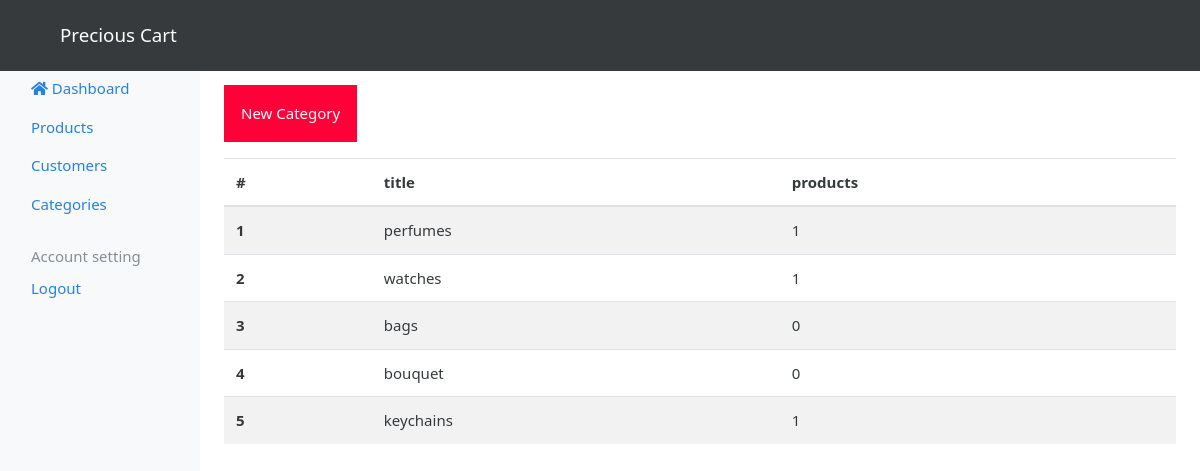
Before: /admin/category.php (signed in) with the older database file.
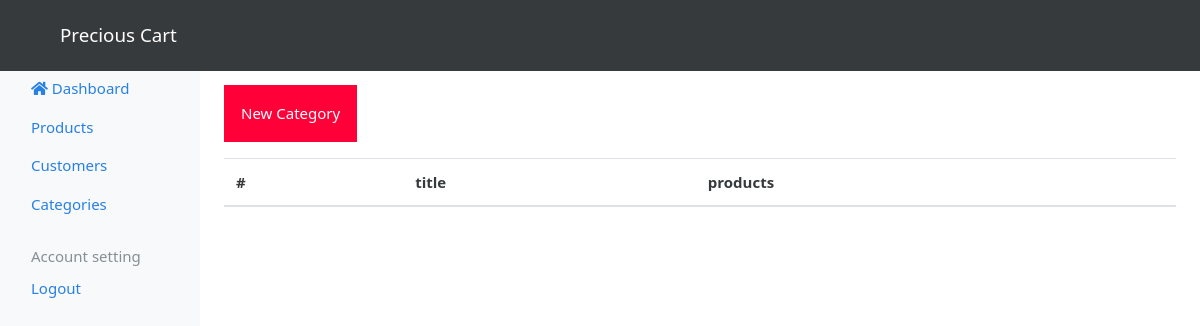
After: the same page with the newer database file.
### tables this page shows
CREATE TABLE `categories` (
  `id` int(11) NOT NULL,
  `title` varchar(100) NOT NULL
);

### includes/classes/Helper.php (called while the page is built, shortened)
<?php
class Helper{
    public static function getProductCategories($con,$category_id){
        $result = mysqli_query($con,"SELECT * FROM products WHERE category='$category_id'");
        return mysqli_num_rows($result);
    }
}
?>

### admin/category.php (the view, shortened to what this page needs)
<?php include("../includes/partials/admin_head.php");?>
<div class="mt-3">
     <button class="btn btn-danger p-3 mb-3" data-toggle="modal" data-target="#categoryModal">New Category</button>
</div>
<table class="table table-striped">
  <thead>
    <tr>
      <th scope="col">#</th>
      <th scope="col">title</th>
      <th scope="col">products</th>
    </tr>
  </thead>
  <tbody>
<?php
$category_query = mysqli_query($con,"SELECT * FROM categories");
$i= 1;
while($row = mysqli_fetch_array($category_query)){
?>
    <tr>
      <th scope="row"><?php echo $i;?></th>
      <td><?php echo $row["title"] ?></td>
      <td><?php  echo Helper::getProductCategories($con,$row["id"])?></td>
    </tr>
<?php $i =$i+1; } ?>
  </tbody>
</table>
<?php include("../includes/partials/admin_footer.php");?>

Changed rows visible on the page:
removed categories: title "perfumes", id "1"
removed categories: title "watches", id "1"
removed categories: title "bags", id "0"
removed categories: title "bouquet", id "0"
removed categories: title "keychains", id "1"
